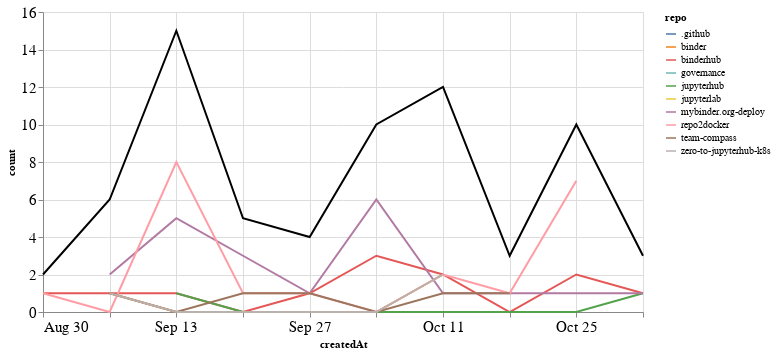

This figure's notebook cell:
### Markdown cell above
## Comments

### Code cell
comments_time = comments.groupby('repo').resample('W', on='createdAt').count()['author'].reset_index()
comments_time = comments_time.rename(columns={'author': 'count'})
comments_time_total = comments_time.groupby('createdAt').agg({"count": "sum"}).reset_index()
ch1 = alt.Chart(comments_time, width=600).mark_line().encode(
    x='createdAt',
    y='count',
    color='repo',
    tooltip="repo"
)

ch2 = alt.Chart(comments_time_total, width=600).mark_line(color="black").encode(
    x='createdAt',
    y='count',
)

ch1 + ch2

### Figure 1 — Vega-Lite specification as saved in the notebook (floating-point values rounded to 4 significant figures)
{"config": {"axisLeft": {"labelFontSize": 15}, "axisBottom": {"labelFontSize": 15}}, "layer": [{"data": {"name": "data-b00bbd4af3f6cb6fa58e8114a969c6d4"}, "mark": "line", "encoding": {"color": {"type": "nominal", "field": "repo"}, "tooltip": {"type": "nominal", "field": "repo"}, "x": {"type": "temporal", "field": "createdAt"}, "y": {"type": "quantitative", "field": "count"}}, "width": 600}, {"data": {"name": "data-b27d68e79605c00ab9c66c349addc6b7"}, "mark": {"type": "line", "color": "black"}, "encoding": {"x": {"type": "temporal", "field": "createdAt"}, "y": {"type": "quantitative", "field": "count"}}, "width": 600}], "$schema": "https://vega.github.io/schema/vega-lite/v4.8.1.json", "datasets": {"data-b00bbd4af3f6cb6fa58e8114a969c6d4": [{"repo": ".github", "createdAt": "2020-10-04T00:00:00", "count": 1}, {"repo": "binder", "createdAt": "2020-09-06T00:00:00", "count": 1}, {"repo": "binder", "createdAt": "2020-09-13T00:00:00", "count": 0}, {"repo": "binder", "createdAt": "2020-09-20T00:00:00", "count": 0}, {"repo": "binder", "createdAt": "2020-09-27T00:00:00", "count": 0}, {"repo": "binder", "createdAt": "2020-10-04T00:00:00", "count": 0}, {"repo": "binder", "createdAt": "2020-10-11T00:00:00", "count": 2}, {"repo": "binderhub", "createdAt": "2020-08-30T00:00:00", "count": 1}, {"repo": "binderhub", "createdAt": "2020-09-06T00:00:00", "count": 1}, {"repo": "binderhub", "createdAt": "2020-09-13T00:00:00", "count": 1}, {"repo": "binderhub", "createdAt": "2020-09-20T00:00:00", "count": 0}, {"repo": "binderhub", "createdAt": "2020-09-27T00:00:00", "count": 1}, {"repo": "binderhub", "createdAt": "2020-10-04T00:00:00", "count": 3}, {"repo": "binderhub", "createdAt": "2020-10-11T00:00:00", "count": 2}, {"repo": "binderhub", "createdAt": "2020-10-18T00:00:00", "count": 0}, {"repo": "binderhub", "createdAt": "2020-10-25T00:00:00", "count": 2}, {"repo": "binderhub", "createdAt": "2020-11-01T00:00:00", "count": 1}, {"repo": "governance", "createdAt": "2020-10-11T00:00:00", "count": 1}, {"repo": "jupyterhub", "createdAt": "2020-09-13T00:00:00", "count": 1}, {"repo": "jupyterhub", "createdAt": "2020-09-20T00:00:00", "count": 0}, {"repo": "jupyterhub", "createdAt": "2020-09-27T00:00:00", "count": 0}, {"repo": "jupyterhub", "createdAt": "2020-10-04T00:00:00", "count": 0}, {"repo": "jupyterhub", "createdAt": "2020-10-11T00:00:00", "count": 0}, {"repo": "jupyterhub", "createdAt": "2020-10-18T00:00:00", "count": 0}, {"repo": "jupyterhub", "createdAt": "2020-10-25T00:00:00", "count": 0}, {"repo": "jupyterhub", "createdAt": "2020-11-01T00:00:00", "count": 1}, {"repo": "jupyterlab", "createdAt": "2020-10-11T00:00:00", "count": 1}, {"repo": "mybinder.org-deploy", "createdAt": "2020-09-06T00:00:00", "count": 2}, {"repo": "mybinder.org-deploy", "createdAt": "2020-09-13T00:00:00", "count": 5}, {"repo": "mybinder.org-deploy", "createdAt": "2020-09-20T00:00:00", "count": 3}, {"repo": "mybinder.org-deploy", "createdAt": "2020-09-27T00:00:00", "count": 1}, {"repo": "mybinder.org-deploy", "createdAt": "2020-10-04T00:00:00", "count": 6}, {"repo": "mybinder.org-deploy", "createdAt": "2020-10-11T00:00:00", "count": 1}, {"repo": "mybinder.org-deploy", "createdAt": "2020-10-18T00:00:00", "count": 1}, {"repo": "mybinder.org-deploy", "createdAt": "2020-10-25T00:00:00", "count": 1}, {"repo": "mybinder.org-deploy", "createdAt": "2020-11-01T00:00:00", "count": 1}, {"repo": "repo2docker", "createdAt": "2020-08-30T00:00:00", "count": 1}, {"repo": "repo2docker", "createdAt": "2020-09-06T00:00:00", "count": 0}, {"repo": "repo2docker", "createdAt": "2020-09-13T00:00:00", "count": 8}, {"repo": "repo2docker", "createdAt": "2020-09-20T00:00:00", "count": 1}, {"repo": "repo2docker", "createdAt": "2020-09-27T00:00:00", "count": 1}, {"repo": "repo2docker", "createdAt": "2020-10-04T00:00:00", "count": 0}, {"repo": "repo2docker", "createdAt": "2020-10-11T00:00:00", "count": 2}, {"repo": "repo2docker", "createdAt": "2020-10-18T00:00:00", "count": 1}, {"repo": "repo2docker", "createdAt": "2020-10-25T00:00:00", "count": 7}, {"repo": "team-compass", "createdAt": "2020-09-06T00:00:00", "count": 1}, {"repo": "team-compass", "createdAt": "2020-09-13T00:00:00", "count": 0}, {"repo": "team-compass", "createdAt": "2020-09-20T00:00:00", "count": 1}, {"repo": "team-compass", "createdAt": "2020-09-27T00:00:00", "count": 1}, {"repo": "team-compass", "createdAt": "2020-10-04T00:00:00", "count": 0}, {"repo": "team-compass", "createdAt": "2020-10-11T00:00:00", "count": 1}, {"repo": "team-compass", "createdAt": "2020-10-18T00:00:00", "count": 1}, {"repo": "zero-to-jupyterhub-k8s", "createdAt": "2020-09-06T00:00:00", "count": 1}, {"repo": "zero-to-jupyterhub-k8s", "createdAt": "2020-09-13T00:00:00", "count": 0}, {"repo": "zero-to-jupyterhub-k8s", "createdAt": "2020-09-20T00:00:00", "count": 0}, {"repo": "zero-to-jupyterhub-k8s", "createdAt": "2020-09-27T00:00:00", "count": 0}, {"repo": "zero-to-jupyterhub-k8s", "createdAt": "2020-10-04T00:00:00", "count": 0}, {"repo": "zero-to-jupyterhub-k8s", "createdAt": "2020-10-11T00:00:00", "count": 2}], "data-b27d68e79605c00ab9c66c349addc6b7": [{"createdAt": "2020-08-30T00:00:00", "count": 2}, {"createdAt": "2020-09-06T00:00:00", "count": 6}, {"createdAt": "2020-09-13T00:00:00", "count": 15}, {"createdAt": "2020-09-20T00:00:00", "count": 5}, {"createdAt": "2020-09-27T00:00:00", "count": 4}, {"createdAt": "2020-10-04T00:00:00", "count": 10}, {"createdAt": "2020-10-11T00:00:00", "count": 12}, {"createdAt": "2020-10-18T00:00:00", "count": 3}, {"createdAt": "2020-10-25T00:00:00", "count": 10}, {"createdAt": "2020-11-01T00:00:00", "count": 3}]}}
